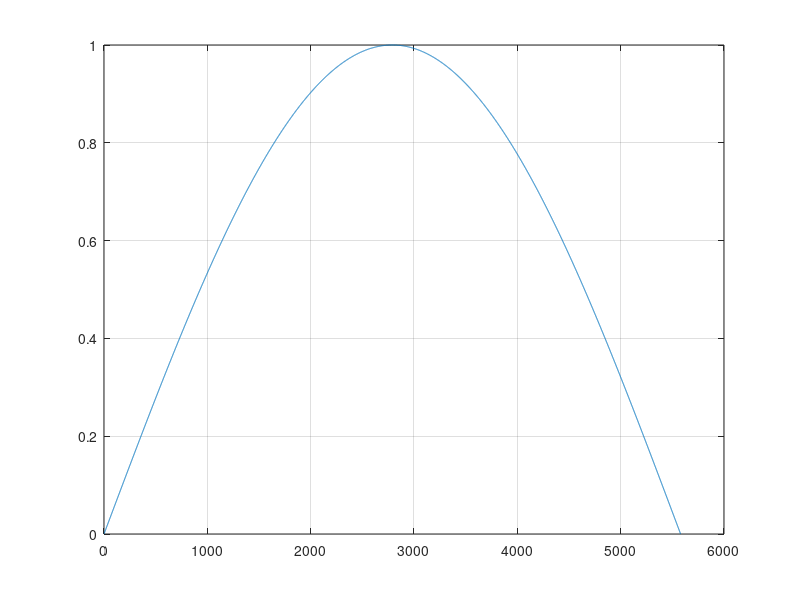

Write the MATLAB code that produced this figure.
% total_plots = 8;
% delimeters = [];
% for i = 1:total_plots
%     if (mod(total_plots, i) == 0)
%         delimeters = [delimeters, i];
%     end
% end
% 
% delimeters
% columns_count = delimeters(1 + round(length(delimeters) / 2))
% rows_count = total_plots / columns_count

t = 93 * 60 * 1;
f = zeros(1,t);

for i=1:t
    f(i) = sin(i * pi / t);
end

plot(1:t, f);
grid on;